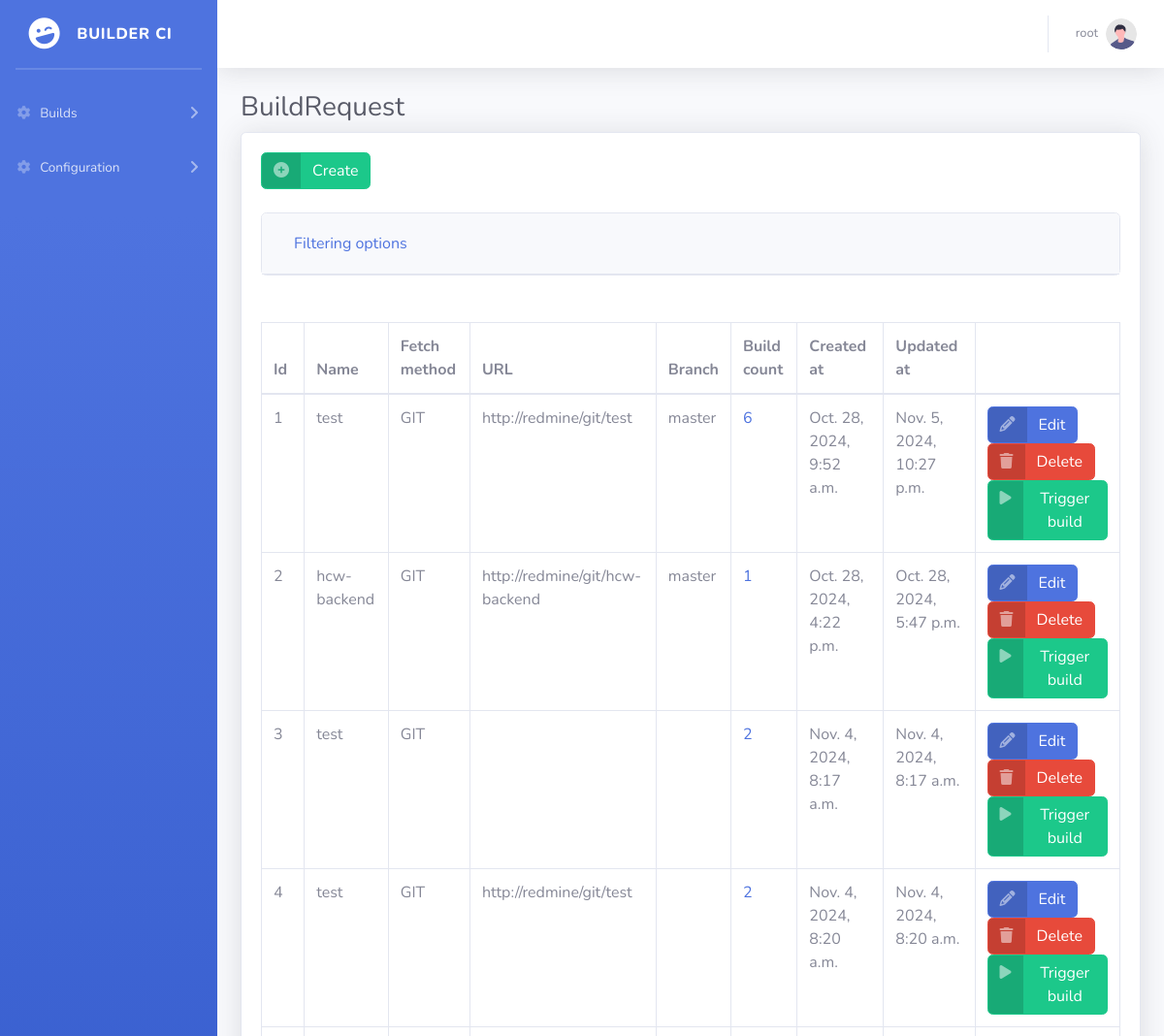
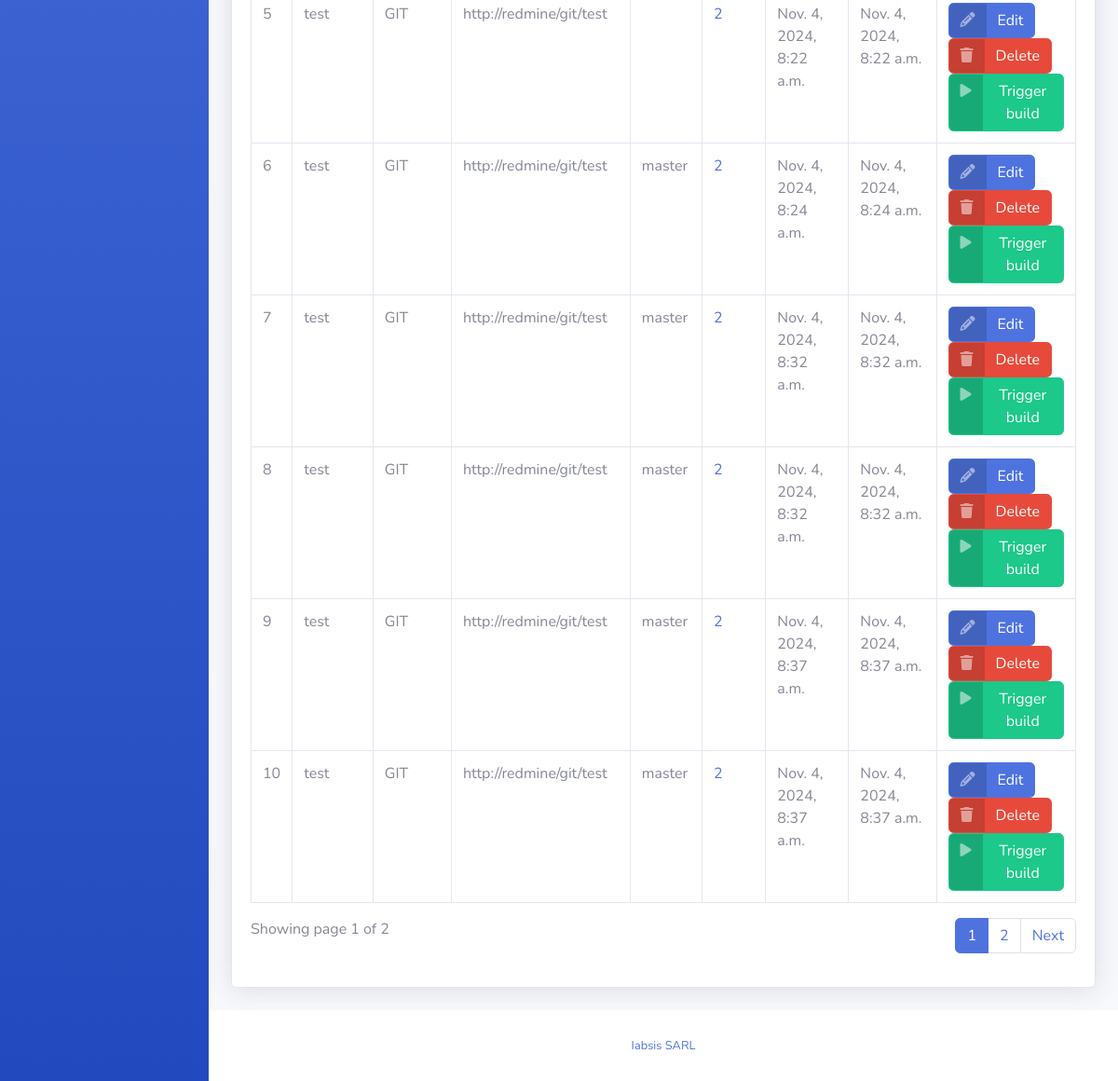
Page /build/request/ (signed in) on the committed database (2 pictures, top to bottom).
### build/models.py (models this page shows, shortened)
class BuildRequest(models.Model):
    name = models.SlugField(max_length=150)
    fetch_method = models.CharField(choices=SourceFetchMode.choices, max_length=50, default=SourceFetchMode.GIT)
    url = models.CharField(max_length=150)
    branch = models.CharField(max_length=50)
    mode = models.CharField(choices=BuildRequestMode.choices, max_length=50, default=BuildRequestMode.ONE_TIME)
    flows = models.ManyToManyField('flow.Flow', blank=True)
    created_at = models.DateTimeField(auto_now_add=True)
    updated_at = models.DateTimeField(auto_now=True)
    options = models.JSONField(default=dict, null=True, blank=True, validators=[validations.validate_dict])

### sbadmin2/views.py (the view)
class GenericViewList(LoginRequiredMixin, FilterView):
    paginate_by = 10
    show_filter = True
    @property
    def view_url(self):
        return resolve(
            self.request.path_info).url_name + '_view'
    @property
    def create_url(self):
        return resolve(
          self.request.path_info).url_name + '_create'
    @property
    def delete_url(self):
        return resolve(
          self.request.path_info).url_name + '_delete'
    @property
    def update_url(self):
        return resolve(
          self.request.path_info).url_name + '_update'
    def get_filterset_class(self):
        filtered_fields = []
        for field in self.model._meta.fields:
            if isinstance(field, models.CharField):
                filtered_fields.append(field.name)
            if isinstance(field, models.ForeignKey):
                filtered_fields.append(field.name)
        return filterset_factory(model=self.model, fields=filtered_fields)
    def get_context_data(self, **kwargs):
        context = super().get_context_data(**kwargs)
        context['title'] = self.model.__name__
        context['field_list'] = [
            field.name for field in self.model._meta.fields]
        if named_url_exist(self.create_url):
            context['create_url'] = self.create_url
        if named_url_exist(self.delete_url):
            context['delete_url'] = self.delete_url
        if named_url_exist(self.update_url):
            context['update_url'] = self.update_url
        if named_url_exist(self.view_url):
            context['view_url'] = self.view_url
        filter_dict = self.filterset.data.copy()
        if filter_dict.get('page'):
            del filter_dict['page']
        context['filter_args'] = "&" + "&".join([f"{key}={value}" for key, value in filter_dict.items()])
        context['filter_active'] = len(filter_dict)
        context['show_filter'] = self.show_filter
        return context
    def get_template_names(self):
        app_label = self.model._meta.app_label
        model_name = self.model._meta.model_name
        default_template_name = f"{app_label}/{model_name}_list.html"
        try:
            get_template(default_template_name)
            return [default_template_name]
        except TemplateDoesNotExist:
            if settings.DEBUG:
                logger.info(f"{default_template_name} not found, falling to default")
            return ['list.html']

### sbadmin2/views.py (called while the page is built)
def named_url_exist(name):
    for x in get_resolver(None).reverse_dict.items():
        if x[0] == name:
            return True
    return False

### build/templates/build/buildrequest_list.html (shortened to what this page needs)
{% extends "layouts/base.html" %}
{% load static %}
{% load table %}
{% load build %}
{% block content %}
<div class="container-fluid">
    <h1 class="h3 mb-2 text-gray-800">{{title}}</h1>
    <div class="card shadow mb-4">
        <div class="card-body">
            {% if create_url %}
            <a href="{% url create_url %}" class="btn btn-success btn-icon-split mb-4">
                <span class="icon text-white-50">
                    <i class="fas fa-plus-circle"></i>
                </span>
                <span class="text">Create</span>
            </a>
            {% endif %}
            {% include 'includes/filter.html' %}
            <div class="table-responsive">
                <table class="table table-bordered" id="dataTable" width="100%" cellspacing="0">
                    <thead>
                        <tr>
                            <th>Id</th>
                            <th>Name</th>
                            <th>Fetch method</th>
                            <th>URL</th>
                            <th>Branch</th>
                            <th>Build count</th>
                            <th>Created at</th>
                            <th>Updated at</th>
                            <th></th>
                        </tr>
                    </thead>
                    <tbody>
                        {% for obj in object_list %}
                        <tr>
                            <td>{{ obj.pk }}</td>
                            <td>{{ obj.name }}</td>
                            <td>{{ obj.fetch_method }}</td>
                            <td>{{ obj.url }}</td>
                            <td>{{ obj.branch }}</td>
                            <td>
                                <a href="{% url 'build' %}?request={{obj.pk}}">
                                    {{ obj.build_set.count }}
                                </a>
                            </td>
                            <td>{{ obj.created_at }}</td>
                            <td>{{ obj.updated_at }}</td>
                            <td>
                                {% if update_url %}
                                <a href="{% url update_url obj.pk %}" class="btn btn-primary btn-icon-split">
                                    <span class="icon text-white-50">
                                        <i class="fas fa-pencil"></i>
                                    </span>
                                    <span class="text">Edit</span>
                                </a>
                                {% endif %}
                                {% if delete_url %}
                                <a href="{% url delete_url obj.pk %}" class="btn btn-danger btn-icon-split">
                                    <span class="icon text-white-50">
                                        <i class="fas fa-trash"></i>
                                    </span>
                                    <span class="text">Delete</span>
                                </a>
                                {% endif %}
                                <a href="{% url 'buildrequest_trigger' obj.pk %}" class="btn btn-success btn-icon-split">
                                    <span class="icon text-white-50">
                                        <i class="fas fa-play"></i>
                                    </span>
                                    <span class="text">
                                        Trigger build
                                    </span>
                                </a>
                            </td>
                        </tr>
                        {% endfor %}
                    </tbody>
                </table>
            </div>
            {% include 'includes/pagination.html' %}
        </div>
    </div>
</div>
{% endblock content %}

### core/templates/includes/nav/profile.html (shortened to what this page needs)
{% load static %}
<li class="nav-item dropdown no-arrow">
    <a class="nav-link dropdown-toggle" href="#" id="userDropdown" role="button" data-toggle="dropdown"
        aria-haspopup="true" aria-expanded="false">
        <span class="mr-2 d-none d-lg-inline text-gray-600 small">{{request.user}}</span>
        <img class="img-profile rounded-circle" src="{% static 'img/undraw_profile.svg' %}">
    </a>
</li>

### rows in the picture
BuildRequest: pk "1", name "test", fetch_method "GIT", url "http://redmine/git/test", branch "master", build_set.count "6", created_at "Oct. 28, 2024, 9:52 a.m.", updated_at "Nov. 5, 2024, 10:27 p.m."
BuildRequest: pk "2", name "hcw-backend", fetch_method "GIT", url "http://redmine/git/hcw-backend", branch "master", build_set.count "1", created_at "Oct. 28, 2024, 4:22 p.m.", updated_at "Oct. 28, 2024, 5:47 p.m."
BuildRequest: pk "3", name "test", fetch_method "GIT", build_set.count "2", created_at "Nov. 4, 2024, 8:17 a.m.", updated_at "Nov. 4, 2024, 8:17 a.m."
BuildRequest: pk "4", name "test", fetch_method "GIT", url "http://redmine/git/test", build_set.count "2", created_at "Nov. 4, 2024, 8:20 a.m.", updated_at "Nov. 4, 2024, 8:20 a.m."
BuildRequest: pk "5", name "test", fetch_method "GIT", url "http://redmine/git/test", build_set.count "2", created_at "Nov. 4, 2024, 8:22 a.m.", updated_at "Nov. 4, 2024, 8:22 a.m."
BuildRequest: pk "6", name "test", fetch_method "GIT", url "http://redmine/git/test", branch "master", build_set.count "2", created_at "Nov. 4, 2024, 8:24 a.m.", updated_at "Nov. 4, 2024, 8:24 a.m."
BuildRequest: pk "7", name "test", fetch_method "GIT", url "http://redmine/git/test", branch "master", build_set.count "2", created_at "Nov. 4, 2024, 8:32 a.m.", updated_at "Nov. 4, 2024, 8:32 a.m."
BuildRequest: pk "8", name "test", fetch_method "GIT", url "http://redmine/git/test", branch "master", build_set.count "2", created_at "Nov. 4, 2024, 8:32 a.m.", updated_at "Nov. 4, 2024, 8:32 a.m."
BuildRequest: pk "9", name "test", fetch_method "GIT", url "http://redmine/git/test", branch "master", build_set.count "2", created_at "Nov. 4, 2024, 8:37 a.m.", updated_at "Nov. 4, 2024, 8:37 a.m."
BuildRequest: pk "10", name "test", fetch_method "GIT", url "http://redmine/git/test", branch "master", build_set.count "2", created_at "Nov. 4, 2024, 8:37 a.m.", updated_at "Nov. 4, 2024, 8:37 a.m."

### other values in the picture
{{ request.user }} "root"
{{ title }} "BuildRequest"
{{ page_obj.number }} "1"
{{ page_obj.paginator.num_pages }} "2"
{{ page }} "1" "2"
